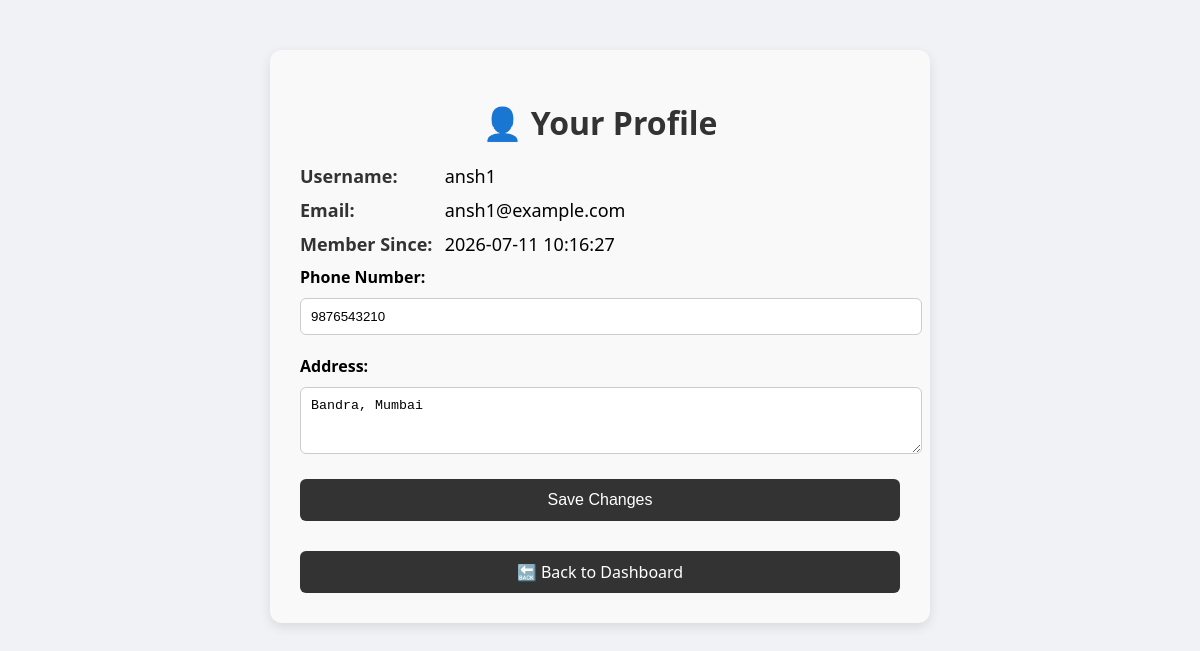
The app's page /profile.php (signed in) with its own data.
### tables this page shows
CREATE TABLE IF NOT EXISTS `users` (
  `id` INT AUTO_INCREMENT PRIMARY KEY,
  `username` VARCHAR(255) NOT NULL UNIQUE,
  `email` VARCHAR(255) NOT NULL UNIQUE,
  `password` VARCHAR(255) NOT NULL,
  `phone` VARCHAR(20) NULL,
  `address` TEXT NULL,
  `created_at` TIMESTAMP DEFAULT CURRENT_TIMESTAMP
);

### profile.php (the view, shortened to what this page needs)
<?php
include "db_connection.php";
$username = $_SESSION['username'];
$userData = [];
try {
    $stmt = $conn->prepare("SELECT `id`, `username`, `email`, `phone`, `address`, `created_at` FROM `users` WHERE `username` = ?");
    $stmt->bind_param("s", $username);
    $stmt->execute();
    $result = $stmt->get_result();
    if ($result->num_rows > 0) {
        $userData = $result->fetch_assoc();
    } else {
        header("Location: logout.php");
        exit();
    }
} catch (Exception $e) {
    error_log("Profile load error: " . $e->getMessage());
    die("Unable to load profile at the moment.");
}
?>
<!DOCTYPE html>
<html lang="en">
<head>
  <link rel="stylesheet" href="dashboard.css">
</head>
<body>
<div class="profile-container">
  <h1>👤 Your Profile</h1>
  <div class="profile-info">
    <strong>Username:</strong> <?= htmlspecialchars($userData['username']) ?>
  </div>
  <div class="profile-info">
    <strong>Email:</strong> <?= htmlspecialchars($userData['email']) ?>
  </div>
  <div class="profile-info">
    <strong>Member Since:</strong> <?= htmlspecialchars($userData['created_at']) ?>
  </div>
  <form action="profile.php" method="POST" class="profile-form">
    <label><strong>Phone Number:</strong></label>
    <input type="text" name="phone" value="<?= htmlspecialchars($userData['phone']) ?>" placeholder="Enter phone number">
    <label><strong>Address:</strong></label>
    <textarea name="address" rows="3" placeholder="Enter your address"><?= htmlspecialchars($userData['address']) ?></textarea>
    <button type="submit">Save Changes</button>
  </form>
  <a href="dashboard.php" class="back-link">🔙 Back to Dashboard</a>
</div>
</body>
</html>

### dashboard.css (style rules this page uses)
body { font-family: 'Segoe UI', sans-serif; background-color: #f0f2f5; margin: 0; padding: 0; }
h1 { color: #333; margin-bottom: 10px; }

### profile.php (style rules this page uses)
.profile-container { max-width: 600px; margin: 50px auto; background: #f9f9f9; padding: 30px; border-radius: 12px; box-shadow: 0 4px 12px rgba(0, 0, 0, 0.1); }
.profile-container h1 { text-align: center; margin-bottom: 20px; }
.profile-info { font-size: 18px; margin-bottom: 10px; }
.profile-info strong { display: inline-block; width: 140px; color: #333; }
.profile-form input, .profile-form textarea { width: 100%; padding: 10px; margin: 10px 0 20px 0; border-radius: 6px; border: 1px solid #ccc; }
.profile-form button { background: #333; color: #fff; border: none; padding: 12px 25px; border-radius: 6px; cursor: pointer; font-size: 16px; transition: background 0.3s ease; width: 100%; }
.back-link { display: block; margin-top: 30px; text-align: center; background: #333; color: #fff; text-decoration: none; padding: 10px 20px; border-radius: 6px; transition: background 0.3s; }

### records on screen
users: username "ansh1", email "ansh1@example.com", created_at "2026-07-11 10:16:27", phone "9876543210", address "Bandra, Mumbai"
